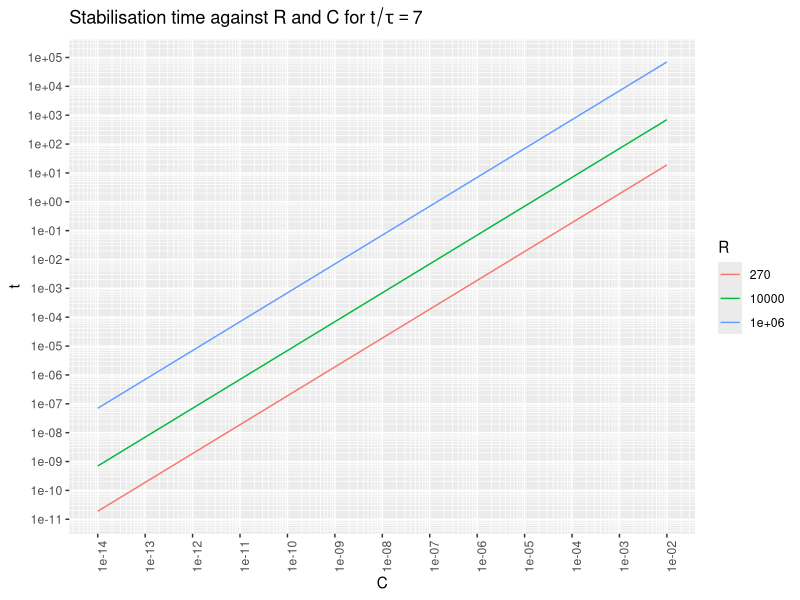
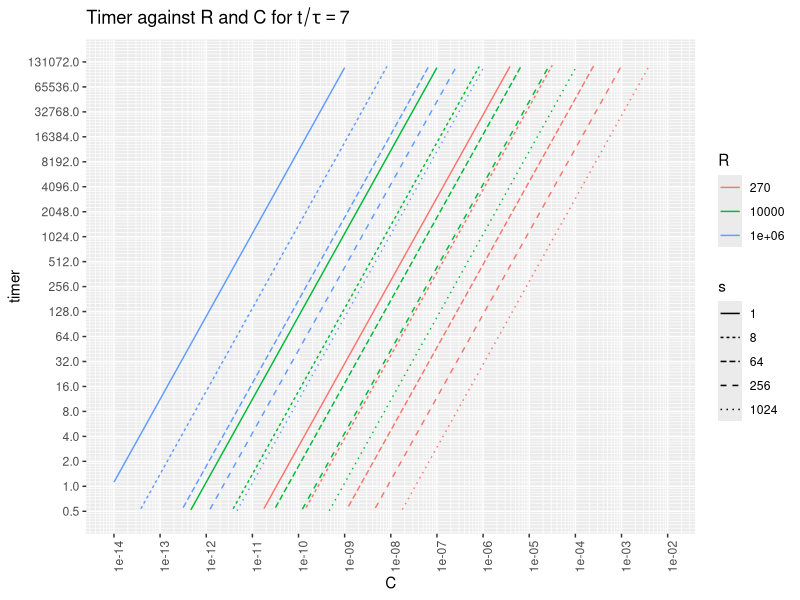

Source code (R) for these figures, in order:
#!/usr/bin/R -q -f

library(ggplot2)
library(scales)


# Variable setup ###########################################################

# taus = t/RC
# t = timer*s/f

R = t(c(270, 10e3, 1e6))    # all drive resistors
colnames(R) = R
taustable = 7               # taus to stabilization
taufall = -log(1.1/5)       # taus from 5V to 1.1V
taurise = -log(1-1.1/5)     # taus from 0V to 1.1V     
f = 16e6                    # timer frequency
s = matrix(2^c(0,3,6,8,10)) # all prescaler factors
rownames(s) = s

# To choose the various scales, either we want to choose a
# minimum timer resolution and then optimize for fastest time,
# or choose a maximum time and then optimize for highest resolution.
tmax = 0.5

# Based on the max time, max caps for each R
Cmax_time = tmax/taustable/R
Cmax_time_compare = t(replicate(length(s), as.vector(Cmax_time)))

# Based on the max timer, max caps for each R and s
Cmax_timer = ((2^16 - 1)*s/f/taustable) %*% (1/R)
Cmax = pmin(Cmax_timer, Cmax_time_compare)

# Based on a timer count of 1, min caps for each R and s
Cmin = (s/f/taurise) %*% (1/R)

# various E12 capacitors over the full range
C = matrix(10^seq(-14, -2, by=1/12))
rownames(C) = C  # sprintf('%.2e', C)

# The stabilization time is two-dimensional, over C and R.
tm = taustable*C %*% R

# The stabilization timer value is three-dimensional, over C, R, and s.
timer = drop((f*tm) %o% (1/s))


# Plot utilities ###########################################################

# Adapted from https://stackoverflow.com/questions/30179442
log_breaks = function(maj, radix=10) {
  function(x) {
    minx         = floor(min(logb(x,radix), na.rm=T)) - 1
    maxx         = ceiling(max(logb(x,radix), na.rm=T)) + 1
    n_major      = maxx - minx + 1
    major_breaks = seq(minx, maxx, by=1)
    if (maj) {
      breaks = major_breaks
    } else {
      if (radix == 2) {
        steps = logb(8:15,2) - 3
      } else steps = logb(1:(radix-1),radix)
      breaks = rep(steps, times=n_major) +
               rep(major_breaks, each=radix-1)
    }
    radix^breaks
  }
}
scale_x_log_eng = function(..., radix=10) {
  scale_x_continuous(...,
                     trans=log_trans(radix),
                     breaks=log_breaks(TRUE, radix),
                     minor_breaks=log_breaks(FALSE, radix))
}
scale_y_log_eng = function(..., radix=10) {
  scale_y_continuous(...,
                     trans=log_trans(radix),
                     breaks=log_breaks(TRUE, radix),
                     minor_breaks=log_breaks(FALSE, radix))
}


# Plotting #################################################################

tm_df = as.data.frame.table(tm)
colnames(tm_df) = c('C', 'R', 't')
tm_df$C = as.numeric(levels(tm_df$C))[tm_df$C]
ggplot(tm_df, aes(x=C, y=t, colour=R, group=R)) +
   ggtitle(bquote(paste('Stabilisation time against R and C for ',
                        t/tau == .(taustable)))) +
   geom_line() +
   scale_x_log_eng() + scale_y_log_eng() +
   theme(axis.text.x=element_text(angle=90))


tmr_df = as.data.frame.table(timer)
colnames(tmr_df) = c('C', 'R', 's', 'timer')
tmr_df$C = as.numeric(levels(tmr_df$C))[tmr_df$C]
ggplot(tmr_df, aes(x=C, y=timer, colour=R,
                   linetype=s, group=interaction(R,s))) +
   ggtitle(bquote(paste('Timer against R and C for ',
                        t/tau == .(taustable)))) +
   geom_line() +
   scale_x_log_eng() +
   scale_y_log_eng(radix=2, limits=2^c(-1,17)) +
   theme(axis.text.x=element_text(angle=90))
